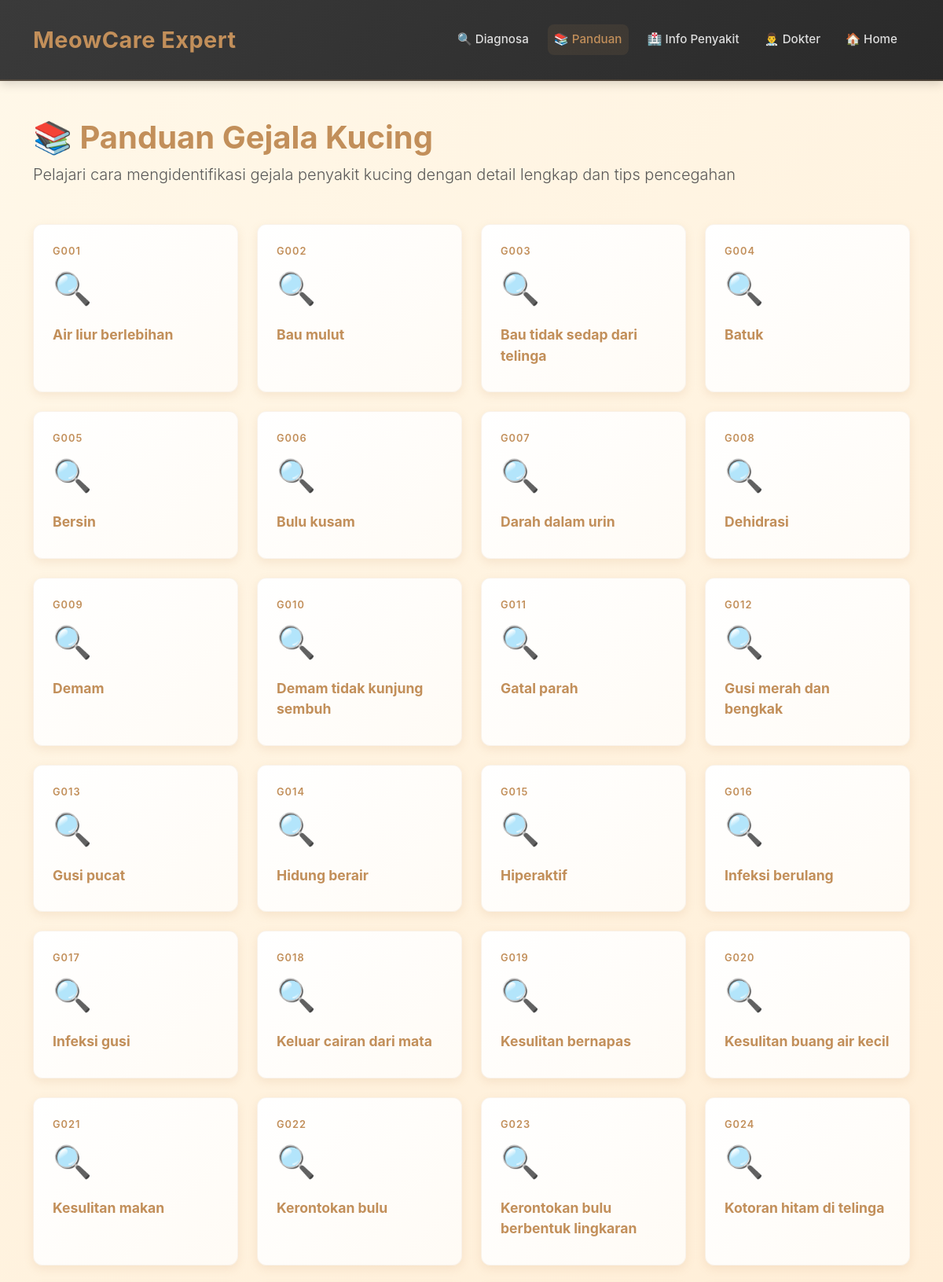
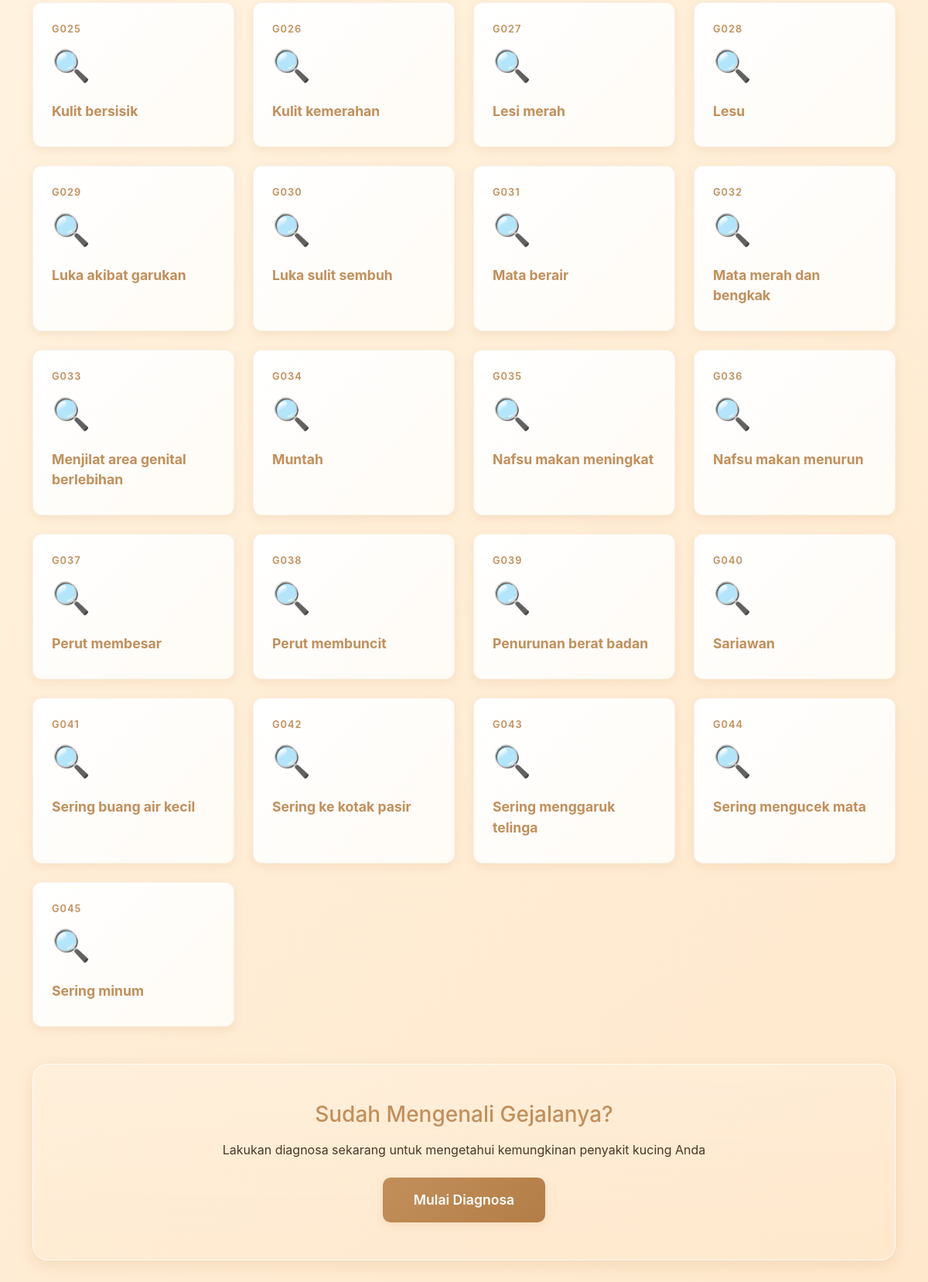
The page /user/guide.php on the database its author committed (2 pictures, top to bottom).
### tables this page shows
CREATE TABLE symptom_guide (
    id INT AUTO_INCREMENT PRIMARY KEY,
    symptom_id INT,
    description TEXT,
    how_to_identify TEXT,
    when_to_see_vet TEXT,
    prevention TEXT,
    FOREIGN KEY (symptom_id) REFERENCES symptom(id) ON DELETE CASCADE
);

CREATE TABLE symptom (
    id INT AUTO_INCREMENT PRIMARY KEY,
    code VARCHAR(10),
    name VARCHAR(200)
);

### user/guide.php (the view, shortened to what this page needs)
<?php
require_once "../inc/config.php";
$query = "SELECT s.*, sg.description, sg.how_to_identify, sg.when_to_see_vet, sg.prevention
          FROM symptom s
          LEFT JOIN symptom_guide sg ON s.id = sg.symptom_id
          ORDER BY s.code";
$symptoms = $pdo->query($query)->fetchAll(PDO::FETCH_ASSOC);
?>
<!DOCTYPE html>
<html lang="id">
<head>
    <link href="https://cdnjs.cloudflare.com/ajax/libs/bootstrap/5.3.0/css/bootstrap.min.css" rel="stylesheet">
    <link rel="stylesheet" href="../assets/user/style.css">
</head>
<body>
<nav class="navbar navbar-expand-lg navbar-dark">
    <div class="container-lg">
        <a class="navbar-brand" href="index.php">
            <span style="font-size: 1.8rem; font-weight: 700; letter-spacing: 0.5px;">MeowCare Expert</span>
        </a>
        <div class="collapse navbar-collapse" id="navbarNav">
            <ul class="navbar-nav ms-auto">
                <li class="nav-item">
                    <a class="nav-link" href="diagnosa.php">🔍 Diagnosa</a>
                </li>
                <li class="nav-item">
                    <a class="nav-link active" href="guide.php">📚 Panduan</a>
                </li>
                <li class="nav-item">
                    <a class="nav-link" href="diseases.php">🏥 Info Penyakit</a>
                </li>
                <li class="nav-item">
                    <a class="nav-link" href="doctors.php">👨‍⚕️ Dokter</a>
                </li>
                <?php if (isset($_SESSION['user_id'])): ?>
                    <li class="nav-item">
                        <a class="nav-link" href="logout.php">🚪 Logout</a>
                    </li>
                <?php else: ?>
                    <li class="nav-item">
                        <a class="nav-link" href="index.php">🏠 Home</a>
                    </li>
                <?php endif; ?>
            </ul>
        </div>
    </div>
</nav>
<div class="container-lg py-5">
    <h1 class="text-primary fw-bold mb-2">📚 Panduan Gejala Kucing</h1>
    <p class="text-muted lead mb-5">Pelajari cara mengidentifikasi gejala penyakit kucing dengan detail lengkap dan tips pencegahan</p>
    <div class="guide-grid">
        <?php if (empty($symptoms)): ?>
            <div class="alert alert-info w-100">
                <i class="bi bi-info-circle"></i> Tidak ada data panduan gejala yang tersedia.
            </div>
        <?php else: ?>
            <?php foreach ($symptoms as $symptom): ?>
            <div class="guide-card" data-bs-toggle="modal" data-bs-target="#modal_<?php echo $symptom['id']; ?>">
                <div class="guide-code"><?php echo htmlspecialchars($symptom['code']); ?></div>
                <div class="guide-icon">🔍</div>
                <div class="guide-title"><?php echo htmlspecialchars($symptom['name']); ?></div>
            </div>
            <?php endforeach; ?>
        <?php endif; ?>
    </div>
    <div class="content-wrapper text-center bg-gradient py-5 mt-5">
        <h3 class="text-primary mb-3">Sudah Mengenali Gejalanya?</h3>
        <p class="mb-4">Lakukan diagnosa sekarang untuk mengetahui kemungkinan penyakit kucing Anda</p>
        <a href="diagnosa.php" class="btn btn-primary btn-lg">
            <i class="bi bi-search"></i> Mulai Diagnosa
        </a>
    </div>
</div>
</body>
</html>

### assets/user/style.css (style rules this page uses)
:root { --primary-color: #C28F5A; --primary-dark: #B37D47; --primary-light: #D9AE84; --secondary-color: #E7C29F; --dark-bg: #3a3a3a; --light-bg: #FFF8E9; --text-dark: #4A3728; --text-light: #6B4F3A; --border-color: #f0e6d7; --shadow-sm: 0 4px 12px rgba(194, 143, 90, 0.15); --shadow-md: 0 6px 20px rgba(194, 143, 90, 0.2); --shadow-lg: 0 10px 30px rgba(194, 143, 90, 0.25); --transition: all 0.3s cubic-bezier(0.4, 0, 0.2, 1); }
* { margin: 0; padding: 0; box-sizing: border-box; transition: var(--transition); }
body { background: linear-gradient(135deg, var(--light-bg) 0%, #FFE8CC 100%); font-family: 'Poppins', -apple-system, BlinkMacSystemFont, 'Segoe UI', sans-serif; color: var(--text-dark); min-height: 100vh; overflow-x: hidden; }
html, body { scroll-behavior: smooth; }
.navbar { background: linear-gradient(135deg, var(--dark-bg) 0%, #2a2a2a 100%) !important; box-shadow: 0 4px 12px rgba(0, 0, 0, 0.15) !important; padding: 1.5rem 0; position: sticky; top: 0; z-index: 1030; border-bottom: 2px solid rgba(194, 143, 90, 0.2); }
.navbar-brand { font-size: 0.4rem; font-weight: 700; color: var(--primary-color) !important; letter-spacing: -0.5px; display: flex; align-items: center; }
.nav-link { color: #ddd !important; font-weight: 500; font-size: 0.95rem; margin: 0 0.5rem; border-radius: 8px; transition: var(--transition); position: relative; }
.nav-link::after { content: ''; position: absolute; bottom: -5px; left: 0; width: 0; height: 2px; background: var(--primary-color); transition: width 0.3s ease; }
.nav-link:hover, .nav-link.active { color: var(--primary-color) !important; background: rgba(194, 143, 90, 0.1); }
.btn-lg { padding: 1rem 2.5rem; font-size: 1.1rem; }
.content-wrapper { background: linear-gradient(135deg, #ffffff 0%, #fffbf5 100%); padding: 2.5rem; border-radius: 20px; box-shadow: var(--shadow-md); margin: 0 0 2rem 0; border: 1px solid rgba(255, 255, 255, 0.8); }
.guide-grid { display: grid; grid-template-columns: repeat(auto-fill, minmax(250px, 1fr)); gap: 1.5rem; margin: 2rem 0; }
.guide-card { background: linear-gradient(135deg, #ffffff 0%, #fffbf5 100%); padding: 1.5rem; border-radius: 12px; box-shadow: var(--shadow-sm); border: 1px solid rgba(194, 143, 90, 0.1); cursor: pointer; transition: var(--transition); }
.guide-icon { font-size: 2.5rem; margin-bottom: 1rem; }
.guide-title { color: var(--primary-color); font-weight: 700; margin-bottom: 0.5rem; font-size: 1.1rem; }
.guide-code { color: var(--primary-color); font-size: 0.8rem; font-weight: 600; text-transform: uppercase; letter-spacing: 1px; margin-bottom: 0.5rem; }
.text-primary { color: var(--primary-color) !important; }

### rows shown on the page
symptom_guide: symptom.code "G001", symptom.name "Air liur berlebihan"
symptom_guide: symptom.code "G002", symptom.name "Bau mulut"
symptom_guide: symptom.code "G003", symptom.name "Bau tidak sedap dari telinga"
symptom_guide: symptom.code "G004", symptom.name "Batuk"
symptom_guide: symptom.code "G005", symptom.name "Bersin"
symptom_guide: symptom.code "G006", symptom.name "Bulu kusam"
symptom_guide: symptom.code "G007", symptom.name "Darah dalam urin"
symptom_guide: symptom.code "G008", symptom.name "Dehidrasi"
symptom_guide: symptom.code "G009", symptom.name "Demam"
symptom_guide: symptom.code "G010", symptom.name "Demam tidak kunjung sembuh"
symptom_guide: symptom.code "G011", symptom.name "Gatal parah"
symptom_guide: symptom.code "G012", symptom.name "Gusi merah dan bengkak"
symptom_guide: symptom.code "G013", symptom.name "Gusi pucat"
symptom_guide: symptom.code "G014", symptom.name "Hidung berair"
symptom_guide: symptom.code "G015", symptom.name "Hiperaktif"
symptom_guide: symptom.code "G016", symptom.name "Infeksi berulang"
symptom_guide: symptom.code "G017", symptom.name "Infeksi gusi"
symptom_guide: symptom.code "G018", symptom.name "Keluar cairan dari mata"
symptom_guide: symptom.code "G019", symptom.name "Kesulitan bernapas"
symptom_guide: symptom.code "G020", symptom.name "Kesulitan buang air kecil"
symptom_guide: symptom.code "G021", symptom.name "Kesulitan makan"
symptom_guide: symptom.code "G022", symptom.name "Kerontokan bulu"
symptom_guide: symptom.code "G023", symptom.name "Kerontokan bulu berbentuk lingkaran"
symptom_guide: symptom.code "G024", symptom.name "Kotoran hitam di telinga"
symptom_guide: symptom.code "G025", symptom.name "Kulit bersisik"
symptom_guide: symptom.code "G026", symptom.name "Kulit kemerahan"
symptom_guide: symptom.code "G027", symptom.name "Lesi merah"
symptom_guide: symptom.code "G028", symptom.name "Lesu"
symptom_guide: symptom.code "G029", symptom.name "Luka akibat garukan"
symptom_guide: symptom.code "G030", symptom.name "Luka sulit sembuh"
symptom_guide: symptom.code "G031", symptom.name "Mata berair"
symptom_guide: symptom.code "G032", symptom.name "Mata merah dan bengkak"
symptom_guide: symptom.code "G033", symptom.name "Menjilat area genital berlebihan"
symptom_guide: symptom.code "G034", symptom.name "Muntah"
symptom_guide: symptom.code "G035", symptom.name "Nafsu makan meningkat"
symptom_guide: symptom.code "G036", symptom.name "Nafsu makan menurun"
symptom_guide: symptom.code "G037", symptom.name "Perut membesar"
symptom_guide: symptom.code "G038", symptom.name "Perut membuncit"
symptom_guide: symptom.code "G039", symptom.name "Penurunan berat badan"
symptom_guide: symptom.code "G040", symptom.name "Sariawan"
symptom_guide: symptom.code "G041", symptom.name "Sering buang air kecil"
symptom_guide: symptom.code "G042", symptom.name "Sering ke kotak pasir"
symptom_guide: symptom.code "G043", symptom.name "Sering menggaruk telinga"
symptom_guide: symptom.code "G044", symptom.name "Sering mengucek mata"
symptom_guide: symptom.code "G045", symptom.name "Sering minum"
